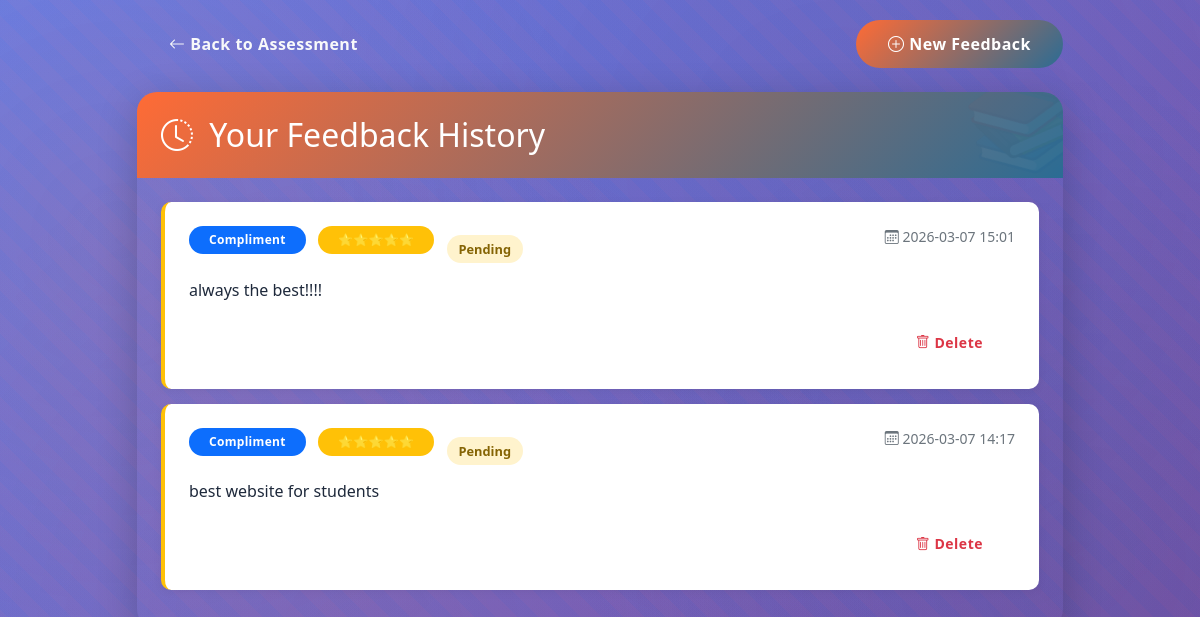
Screenshot of /feedback/history (signed in) with the database file from the repository.
### tables this page shows
CREATE TABLE feedback (
            id INTEGER PRIMARY KEY AUTOINCREMENT,
            user_id INTEGER NOT NULL,
            username TEXT NOT NULL,
            feedback_type TEXT NOT NULL,
            rating INTEGER,
            message TEXT NOT NULL,
            mood TEXT,
            page TEXT,
            browser TEXT,
            status TEXT DEFAULT 'pending',
            created_at DATETIME DEFAULT CURRENT_TIMESTAMP,
            FOREIGN KEY (user_id) REFERENCES users (id)
        );

### app.py (the view)
@app.route('/feedback/history')
@login_required
def feedback_history():
    try:
        conn = sqlite3.connect('stress_data.db')
        cursor = conn.cursor()
        cursor.execute('''
            SELECT id, feedback_type, rating, message, status,
                   strftime('%Y-%m-%d %H:%M', created_at) as created
            FROM feedback
            WHERE user_id = ?
            ORDER BY created_at DESC
        ''', (session['user_id'],))
        feedbacks = cursor.fetchall()
        conn.close()
        return render_template('feedback_history.html', feedbacks=feedbacks)
    except sqlite3.Error as e:
        flash(f'Error loading feedback history: {str(e)}', 'danger')
        return redirect(url_for('index'))
    except Exception as e:
        flash(f'Error: {str(e)}', 'danger')
        return redirect(url_for('index'))

### app.py (called while the page is built)
def login_required(f):
    @wraps(f)
    def decorated_function(*args, **kwargs):
        if 'user_id' not in session:
            flash('Please login or register to access this page.', 'warning')
            return redirect(url_for('register'))
        return f(*args, **kwargs)
    return decorated_function

### templates/feedback_history.html (shortened to what this page needs)
<!DOCTYPE html>
<html lang="en">
<head>
    <link href="https://cdn.jsdelivr.net/npm/bootstrap@5.1.3/dist/css/bootstrap.min.css" rel="stylesheet">
    <link rel="stylesheet" href="https://cdn.jsdelivr.net/npm/bootstrap-icons@1.8.1/font/bootstrap-icons.css">
    <link rel="stylesheet" href="{{ url_for('static', filename='css/style.css') }}">
</head>
<body>
    <div class="container">
        <div class="row justify-content-center">
            <div class="col-md-10">
                <div class="d-flex justify-content-between align-items-center mb-4">
                    <a href="/" class="btn btn-outline-light">
                        <i class="bi bi-arrow-left"></i> Back to Assessment
                    </a>
                    <a href="/feedback" class="btn btn-primary">
                        <i class="bi bi-plus-circle"></i> New Feedback
                    </a>
                </div>
                <div class="history-card">
                    <div class="card-header bg-white py-4">
                        <h2 class="mb-0"><i class="bi bi-clock-history me-2"></i> Your Feedback History</h2>
                    </div>
                    <div class="card-body p-4">
                        {% if feedbacks %}
                            {% for feedback in feedbacks %}
                            <div class="feedback-item {{ feedback[1] }} p-4">
                                <div class="d-flex justify-content-between align-items-start mb-3">
                                    <div>
                                        <span class="badge bg-primary me-2">{{ feedback[1]|capitalize }}</span>
                                        {% if feedback[2] %}
                                        <span class="badge bg-warning text-dark">
                                            {% for i in range(feedback[2]) %}⭐{% endfor %}
                                        </span>
                                        {% endif %}
                                        <span class="status-badge status-{{ feedback[4] }} ms-2">
                                            {{ feedback[4]|capitalize }}
                                        </span>
                                    </div>
                                    <small class="text-muted">
                                        <i class="bi bi-calendar3"></i> {{ feedback[5] }}
                                    </small>
                                </div>
                                <p class="mb-3">{{ feedback[3] }}</p>
                                <div class="d-flex justify-content-end">
                                    <a href="/feedback/delete/{{ feedback[0] }}"
                                       class="btn btn-outline-danger btn-sm"
                                       onclick="return confirm('Delete this feedback?')">
                                        <i class="bi bi-trash"></i> Delete
                                    </a>
                                </div>
                            </div>
                            {% endfor %}
                        {% endif %}
                    </div>
                </div>
            </div>
        </div>
    </div>
</body>
</html>

### static/css/style.css (style rules this page uses)
:root { --primary-gradient: linear-gradient(135deg, #ff6b35 0%, #f08c4e 100%); --secondary-gradient: linear-gradient(135deg, #2b6c94 0%, #4a8fe0 100%); --success-gradient: linear-gradient(135deg, #4ecdc4 0%, #2b9e8e 100%); --warning-gradient: linear-gradient(135deg, #ffb347 0%, #ff8c42 100%); --danger-gradient: linear-gradient(135deg, #ff4d4d 0%, #cc3b3b 100%); --info-gradient: linear-gradient(135deg, #5fa8d3 0%, #2b6c94 100%); --light-orange: #fff0e6; --light-blue: #e6f3ff; --accent-orange: #ff6b35; --accent-blue: #2b6c94; --accent-teal: #4ecdc4; --shadow: 0 10px 30px rgba(255, 107, 53, 0.2); --border-radius: 20px; --transition: all 0.4s cubic-bezier(0.175, 0.885, 0.32, 1.275); }
body { font-family: 'Poppins', 'Segoe UI', Tahoma, Geneva, Verdana, sans-serif; min-height: 100vh; color: #1e293b; line-height: 1.6; overflow-x: hidden; position: relative; background: linear-gradient(135deg, #ff6b35 0%, #2b6c94 100%); }
body::before { content: ''; position: fixed; top: 0; left: 0; width: 100%; height: 100%; background: radial-gradient(circle at 10% 30%, rgba(255, 107, 53, 0.12) 0%, transparent 40%), radial-gradient(circle at 90% 70%, rgba(43, 108, 148, 0.12) 0%, transparent 40%), radial-gradient(circle at 30% 80%, rgba(255, 107, 53, 0.08) 0%, transparent 50%), radial-gradient(circle at 70% 20%, rgba(43, 108, 148, 0.08) 0%, transparent 50%), repeating-linear-gradient(45deg, rgba(255,107,53,0.03) 0px, rgba(255,107,53,0.03) 15px, rgba(43,108,148,0.03) 15px, rgba(43,108,148,0.03) 30px ); z-index: -1; animation: floatBackground 25s infinite alternate ease-in-out; }
body::after { content: '📚 ✏️ 📖 🎓 📝 🔍 📊 📈 📉 💡 🧠 💪 ⭐ 🏆 🎯 🎨 🎮 🎵 ⚽ 🏀 📌 📍'; position: fixed; bottom: 20px; right: 20px; font-size: 32px; opacity: 0.1; white-space: nowrap; animation: slideIcons 50s linear infinite; z-index: -1; pointer-events: none; transform: rotate(-5deg); color: #ff6b35; text-shadow: 2px 2px 4px rgba(43, 108, 148, 0.3); }
.card-header { background: linear-gradient(135deg, #ff6b35 0%, #2b6c94 100%); color: white; position: relative; overflow: hidden; border-bottom: none; padding: 1.5rem !important; }
.card-header::after { content: '📚'; position: absolute; bottom: -15px; right: -15px; font-size: 90px; opacity: 0.15; transform: rotate(-12deg); transition: var(--transition); color: rgba(255, 255, 255, 0.3); }
.btn { border-radius: 50px; padding: 12px 32px; font-weight: 600; transition: var(--transition); border: none; position: relative; overflow: hidden; z-index: 1; letter-spacing: 0.5px; }
.btn::before { content: ''; position: absolute; top: 0; left: -100%; width: 100%; height: 100%; background: linear-gradient(90deg, transparent, rgba(255, 255, 255, 0.25), transparent); transition: left 0.7s ease; z-index: -1; }
.btn-primary { background: linear-gradient(135deg, #ff6b35 0%, #2b6c94 100%); color: white; }
.badge { border-radius: 30px; padding: 8px 20px; font-weight: 600; transition: var(--transition); position: relative; overflow: hidden; letter-spacing: 0.3px; }

### templates/feedback_history.html (style rules this page uses)
body { background: linear-gradient(135deg, #667eea 0%, #764ba2 100%); min-height: 100vh; padding: 20px; }
.history-card { border-radius: 20px; box-shadow: 0 10px 40px rgba(0,0,0,0.2); border: none; overflow: hidden; }
.feedback-item { border-left: 4px solid transparent; transition: all 0.3s ease; background: white; margin-bottom: 15px; border-radius: 10px; box-shadow: 0 2px 10px rgba(0,0,0,0.05); }
.feedback-item.compliment { border-left-color: #ffc107; }
.status-badge { padding: 5px 12px; border-radius: 50px; font-size: 0.8rem; font-weight: 600; }
.status-pending { background: #fff3cd; color: #856404; }

### rows the page displays
feedback: feedback_type "Compliment", status "Pending", created_at "2026-03-07 15:01", message "always the best!!!!"
feedback: feedback_type "Compliment", status "Pending", created_at "2026-03-07 14:17", message "best website for students"
